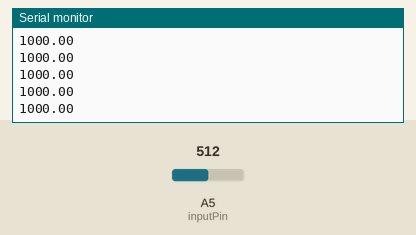
A sketch run on a simulated Arduino Uno, built with avr-gcc and run on an emulated ATmega328P. Parts: the last lines printed to the serial monitor. Inputs (shaded band) come from the test bench; at power-on: A5 (inputPin) = 512.

Above: at 1.7 s.
1.8 s: A5 (inputPin) set to 716
At 1.81 s:
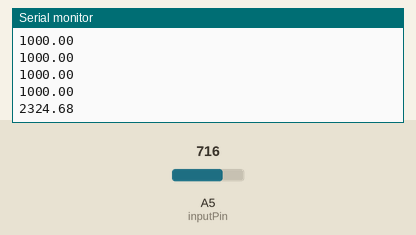
3.3 s: A5 (inputPin) set to 900
At 3.33 s:
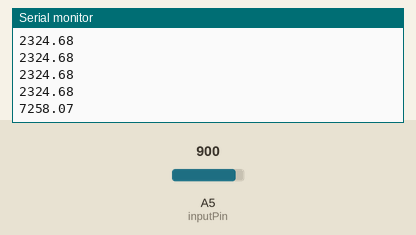
Timing chart, 0 to 6.3 s (numbered marks = the images above; inputs shaded):
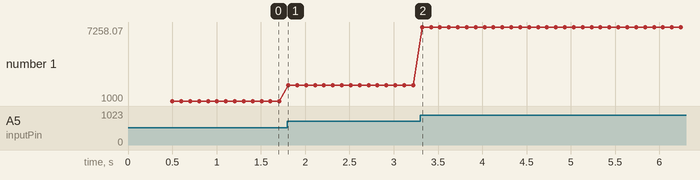

Measured:
- after the input at 1.8 s, the serial monitor: prints a new line at once (image 1)
- after the input at 3.3 s, the serial monitor: prints a new line at once (image 2)
- plotted number 1: 1000 → 2324.68 after the input at 1.8 s, 2324.68 → 7258.07 after the input at 3.3 s

The sketch:

resistance_reader.ino
```cpp
int inputPin = A5;
int raw = 0;
float Vin = 3.3;
float Vout = 0;
float R1 = 1000;
float R2 = 0;
float buf = 0;

/*
  The resistance calculation is done using a voltage divide circuit.
  The calculation below assumes that the known resistance is on the positive leg
  and the unknown resistance is on the negative leg.
  Like so:

               +---+ Vcc
               |
               \
   R1 (known)  /
               \
               |
               +---+ Vout (analog input pin to microcontroller)
               |
               \
  R2 (unknown) /
               \
               |
               +---+ Gnd

  Vout = (Vcc * R2) / (R1 + R2)
*/

void setup() {
  // put your setup code here, to run once:
  delay(500);
  Serial.begin(115200);
}

void loop()
{
  raw = analogRead(inputPin);
  if(raw)
  {
    Vout = raw * (Vin / 1024.0);
    R2 = R1 * (Vout / (Vin - Vout));

    //Serial.print("Vout: ");
    //Serial.println(Vout);
    //Serial.print("R2: ");
    Serial.println(R2);
  }
  delay(100);
}
```
